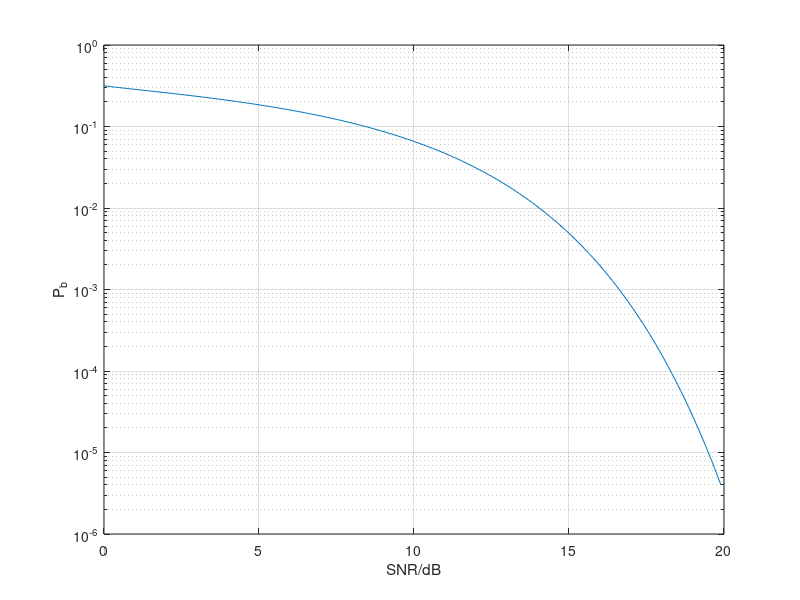

Recreate this plot in MATLAB.
%biterror.m
close all, clear
Fs=16/896e-9;
Rb=62.5e6;
SNRdb = 0:0.1:20-0.1;
SNR=10.^(SNRdb/10);

%pb=3/2*erfc(sqrt(SNR*2*Fs/5/Rb));
%pb2=3/8*erfc(sqrt(SNR*2/5*Fs/Rb));
pb3=3/8*erfc(sqrt((SNR-0.8)/10));
%semilogy(SNRdb,pb,'b',SNRdb,pb2,'r',SNRdb,pb3,'m'),grid
semilogy(SNRdb,pb3),grid
xlabel('SNR/dB')
ylabel('P_b')
%OFDM,SNR18,no_chan 
%theo 2e-4

%OFDM,SNR18,chan/equ